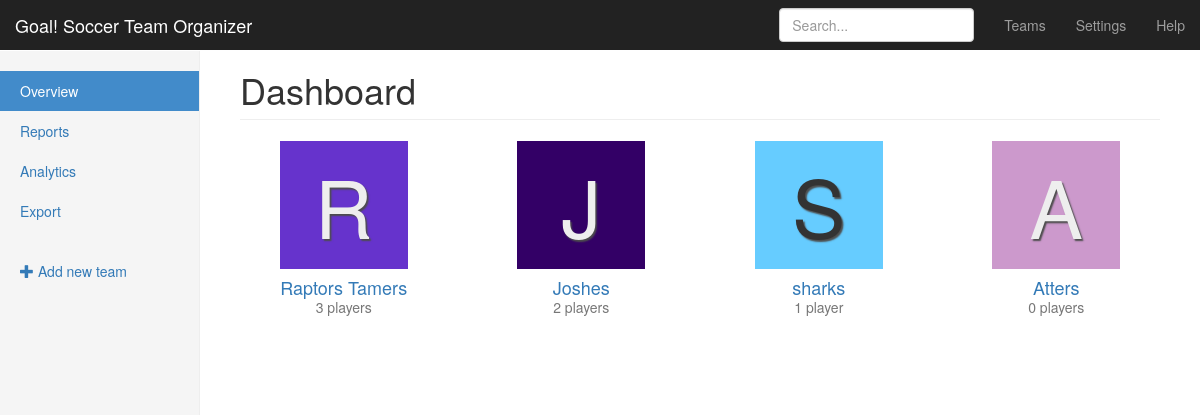
Screenshot of /teams/ with the database file from the repository.
### teams/models.py (models this page shows, shortened)
class Team(models.Model):
    name = models.CharField(max_length=255)
    coach = models.ForeignKey(User, related_name='teams')
    practice_location = models.CharField(max_length=255)

### teams/views.py (the view)
class TeamListView(CreateView, ListView):
	context_object_name = 'teams'
	fields = ('name', 'practice_location', 'coach')
	model = models.Team
	template_name = 'teams/team_list.html'

### teams/templatetags/team_tags.py (called while the page is built)
@register.inclusion_tag('teams/_team.html')
def team_avatar(team):
    return {'team': team, 'num': random.randint(0, 215)}

### teams/templates/teams/team_list.html (shortened to what this page needs)
{% extends "teams/_layout.html" %}
{% load static from staticfiles %}
{% load team_tags %}
{% block css %}
<link rel="stylesheet" href="{% static 'css/icons.css' %}">
{% endblock %}
{% block body_content %}
<h1 class="page-header">Dashboard</h1>
<div class="row placeholders">
	{% for team in teams %}
		{% team_avatar team %}
	{% endfor %}
</div>
{% endblock %}

### teams/templates/teams/_team.html
<div class="col-xs-6 col-sm-3 placeholder">
	<a href="{% url 'teams:detail' team.pk %}">
		<i class="avatar avatar-lg avatar-color-{{ num }} avatar-letter-{{ team.name.0|lower }} rounded"></i>
		<h4>{{ team.name }}</h4>
		<span class="text-muted">{{ team.players.count }} player{{ team.players.count|pluralize }}</span>
	</a>
</div>

### assets/css/goal.css (style rules this page uses)
body { padding-top: 50px; }
.main .page-header { margin-top: 0; }
.placeholders { margin-bottom: 30px; text-align: center; }
.placeholders h4 { margin-bottom: 0; }
.placeholder { margin-bottom: 20px; }

### rows the page displays
Team: name "Raptors Tamers", players.count "3"
Team: name "Joshes", players.count "2"
Team: name "sharks", players.count "1"
Team: name "Atters", players.count "0"
